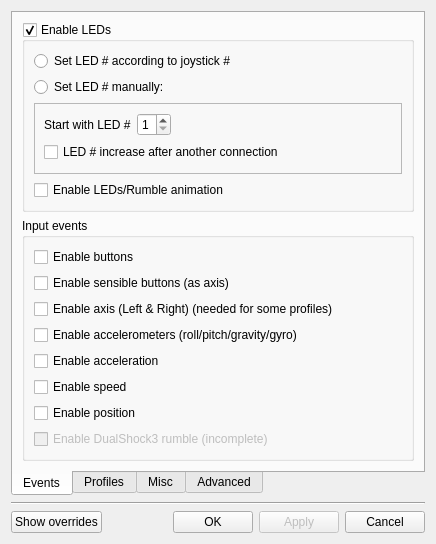
<?xml version="1.0" encoding="UTF-8"?>
<ui version="4.0">
 <class>Configure</class>
 <widget class="QDialog" name="Configure">
  <property name="geometry">
   <rect>
    <x>0</x>
    <y>0</y>
    <width>436</width>
    <height>532</height>
   </rect>
  </property>
  <property name="windowTitle">
   <string>QtSixA - Configure Sixaxis</string>
  </property>
  <layout class="QVBoxLayout" name="verticalLayout_7">
   <item>
    <widget class="QTabWidget" name="mainTab">
     <property name="tabPosition">
      <enum>QTabWidget::South</enum>
     </property>
     <property name="currentIndex">
      <number>0</number>
     </property>
     <widget class="QWidget" name="events">
      <attribute name="title">
       <string>Events</string>
      </attribute>
      <layout class="QVBoxLayout" name="verticalLayout_10">
       <item>
        <widget class="QGroupBox" name="groupLED">
         <property name="title">
          <string>Enable LEDs</string>
         </property>
         <property name="alignment">
          <set>Qt::AlignLeading|Qt::AlignLeft|Qt::AlignTop</set>
         </property>
         <property name="checkable">
          <bool>true</bool>
         </property>
         <layout class="QVBoxLayout" name="verticalLayout_5">
          <item>
           <widget class="QRadioButton" name="optLEDn">
            <property name="enabled">
             <bool>true</bool>
            </property>
            <property name="text">
             <string>Set LED # according to joystick #</string>
            </property>
            <property name="checkable">
             <bool>true</bool>
            </property>
           </widget>
          </item>
          <item>
           <widget class="QRadioButton" name="optLEDm">
            <property name="text">
             <string>Set LED # manually:</string>
            </property>
           </widget>
          </item>
          <item>
           <widget class="QFrame" name="frameLED">
            <property name="frameShape">
             <enum>QFrame::StyledPanel</enum>
            </property>
            <property name="frameShadow">
             <enum>QFrame::Sunken</enum>
            </property>
            <layout class="QVBoxLayout" name="verticalLayout">
             <item>
              <layout class="QHBoxLayout" name="horizontalLayout_2">
               <item>
                <widget class="QLabel" name="labelLED">
                 <property name="text">
                  <string>Start with LED #</string>
                 </property>
                </widget>
               </item>
               <item>
                <widget class="QSpinBox" name="spinLED">
                 <property name="minimum">
                  <number>1</number>
                 </property>
                 <property name="maximum">
                  <number>7</number>
                 </property>
                </widget>
               </item>
               <item>
                <spacer name="horizontalSpacer_3">
                 <property name="orientation">
                  <enum>Qt::Horizontal</enum>
                 </property>
                 <property name="sizeHint" stdset="0">
                  <size>
                   <width>40</width>
                   <height>20</height>
                  </size>
                 </property>
                </spacer>
               </item>
              </layout>
             </item>
             <item>
              <widget class="QCheckBox" name="checkLED_plus">
               <property name="text">
                <string>LED # increase after another connection</string>
               </property>
              </widget>
             </item>
            </layout>
           </widget>
          </item>
          <item>
           <widget class="QCheckBox" name="checkLED_anim">
            <property name="text">
             <string>Enable LEDs/Rumble animation</string>
            </property>
           </widget>
          </item>
         </layout>
        </widget>
       </item>
       <item>
        <widget class="QGroupBox" name="groupInput">
         <property name="title">
          <string>Input events</string>
         </property>
         <property name="alignment">
          <set>Qt::AlignLeading|Qt::AlignLeft|Qt::AlignTop</set>
         </property>
         <layout class="QHBoxLayout" name="horizontalLayout_6">
          <item>
           <layout class="QVBoxLayout" name="verticalLayout_4">
            <item>
             <widget class="QCheckBox" name="checkButtons">
              <property name="text">
               <string>Enable buttons</string>
              </property>
             </widget>
            </item>
            <item>
             <widget class="QCheckBox" name="checkSButtons">
              <property name="text">
               <string>Enable sensible buttons (as axis)</string>
              </property>
             </widget>
            </item>
            <item>
             <widget class="QCheckBox" name="checkAxis">
              <property name="text">
               <string>Enable axis (Left &amp;&amp; Right) (needed for some profiles)</string>
              </property>
             </widget>
            </item>
            <item>
             <widget class="QCheckBox" name="checkAccel">
              <property name="text">
               <string>Enable accelerometers (roll/pitch/gravity/gyro)</string>
              </property>
             </widget>
            </item>
            <item>
             <widget class="QCheckBox" name="checkAccon">
              <property name="text">
               <string>Enable acceleration</string>
              </property>
             </widget>
            </item>
            <item>
             <widget class="QCheckBox" name="checkSpeed">
              <property name="text">
               <string>Enable speed</string>
              </property>
             </widget>
            </item>
            <item>
             <widget class="QCheckBox" name="checkPos">
              <property name="enabled">
               <bool>true</bool>
              </property>
              <property name="text">
               <string>Enable position</string>
              </property>
             </widget>
            </item>
            <item>
             <widget class="QCheckBox" name="checkRumble">
              <property name="enabled">
               <bool>false</bool>
              </property>
              <property name="text">
               <string>Enable DualShock3 rumble (incomplete)</string>
              </property>
             </widget>
            </item>
           </layout>
          </item>
          <item>
           <spacer name="horizontalSpacer_2">
            <property name="orientation">
             <enum>Qt::Horizontal</enum>
            </property>
            <property name="sizeHint" stdset="0">
             <size>
              <width>174</width>
              <height>20</height>
             </size>
            </property>
           </spacer>
          </item>
         </layout>
        </widget>
       </item>
      </layout>
     </widget>
     <widget class="QWidget" name="profiles">
      <attribute name="title">
       <string>Profiles</string>
      </attribute>
      <layout class="QVBoxLayout" name="verticalLayout_3">
       <item>
        <widget class="QGroupBox" name="inputBox">
         <property name="statusTip">
          <string>Select one profile to preview. Click on apply if you want it</string>
         </property>
         <property name="title">
          <string>Use Sixaxis as Mouse/Keyboard</string>
         </property>
         <property name="alignment">
          <set>Qt::AlignLeading|Qt::AlignLeft|Qt::AlignTop</set>
         </property>
         <property name="checkable">
          <bool>true</bool>
         </property>
         <property name="checked">
          <bool>true</bool>
         </property>
         <layout class="QVBoxLayout" name="verticalLayout_2">
          <item>
           <widget class="QLabel" name="sPic">
            <property name="minimumSize">
             <size>
              <width>300</width>
              <height>205</height>
             </size>
            </property>
            <property name="statusTip">
             <string>Preview of the selected profile appears here</string>
            </property>
            <property name="frameShape">
             <enum>QFrame::Panel</enum>
            </property>
            <property name="frameShadow">
             <enum>QFrame::Sunken</enum>
            </property>
            <property name="text">
             <string/>
            </property>
            <property name="pixmap">
             <pixmap>../../../../../../../usr/share/qtsixa/pics/sixa_none.png</pixmap>
            </property>
            <property name="alignment">
             <set>Qt::AlignCenter</set>
            </property>
           </widget>
          </item>
          <item>
           <layout class="QHBoxLayout" name="horizontalLayout_7">
            <item>
             <widget class="QLabel" name="label_input">
              <property name="statusTip">
               <string>Select one profile to preview. Click on apply if you want it</string>
              </property>
              <property name="text">
               <string>Use the following profile:</string>
              </property>
             </widget>
            </item>
            <item>
             <widget class="QComboBox" name="inputComboBox">
              <property name="statusTip">
               <string>Select one profile to preview. Click on apply if you want it</string>
              </property>
              <item>
               <property name="text">
                <string>None</string>
               </property>
              </item>
             </widget>
            </item>
           </layout>
          </item>
          <item>
           <layout class="QHBoxLayout" name="horizontalLayout_3">
            <item>
             <spacer name="horizontalSpacer_4">
              <property name="orientation">
               <enum>Qt::Horizontal</enum>
              </property>
              <property name="sizeHint" stdset="0">
               <size>
                <width>40</width>
                <height>20</height>
               </size>
              </property>
             </spacer>
            </item>
            <item>
             <widget class="QPushButton" name="b_new">
              <property name="enabled">
               <bool>true</bool>
              </property>
              <property name="statusTip">
               <string>This allows you to create your own profiles</string>
              </property>
              <property name="text">
               <string>Create New...</string>
              </property>
              <property name="icon">
               <iconset>
                <normaloff>../../../../../../../../usr/share/qtsixa/icons/new.png</normaloff>../../../../../../../../usr/share/qtsixa/icons/new.png</iconset>
              </property>
             </widget>
            </item>
            <item>
             <spacer name="horizontalSpacer_5">
              <property name="orientation">
               <enum>Qt::Horizontal</enum>
              </property>
              <property name="sizeHint" stdset="0">
               <size>
                <width>40</width>
                <height>20</height>
               </size>
              </property>
             </spacer>
            </item>
            <item>
             <widget class="QPushButton" name="b_add">
              <property name="statusTip">
               <string>This allows you to add your custom created profiles</string>
              </property>
              <property name="text">
               <string>Add New...</string>
              </property>
              <property name="icon">
               <iconset>
                <normaloff>../../../../../../../../usr/share/qtsixa/icons/plus.png</normaloff>../../../../../../../../usr/share/qtsixa/icons/plus.png</iconset>
              </property>
             </widget>
            </item>
            <item>
             <spacer name="horizontalSpacer_6">
              <property name="orientation">
               <enum>Qt::Horizontal</enum>
              </property>
              <property name="sizeHint" stdset="0">
               <size>
                <width>40</width>
                <height>20</height>
               </size>
              </property>
             </spacer>
            </item>
           </layout>
          </item>
         </layout>
        </widget>
       </item>
       <item>
        <widget class="QGroupBox" name="group_specific">
         <property name="enabled">
          <bool>true</bool>
         </property>
         <property name="statusTip">
          <string/>
         </property>
         <property name="title">
          <string>Assign a specific configuration to a specific Sixaxis</string>
         </property>
         <property name="alignment">
          <set>Qt::AlignLeading|Qt::AlignLeft|Qt::AlignTop</set>
         </property>
         <property name="checkable">
          <bool>true</bool>
         </property>
         <layout class="QVBoxLayout" name="verticalLayout_15">
          <item>
           <layout class="QHBoxLayout" name="horizontalLayout_17">
            <item>
             <widget class="QLabel" name="label_specific_device">
              <property name="statusTip">
               <string>Apply only for this Sixaxis</string>
              </property>
              <property name="text">
               <string>For this Sixaxis: &lt;i&gt;(must be bluetooth)&lt;/i&gt;</string>
              </property>
             </widget>
            </item>
            <item>
             <widget class="QComboBox" name="combo_specific_device">
              <property name="enabled">
               <bool>true</bool>
              </property>
              <property name="statusTip">
               <string>Apply only for this Sixaxis</string>
              </property>
             </widget>
            </item>
           </layout>
          </item>
          <item>
           <layout class="QHBoxLayout" name="horizontalLayout_18">
            <item>
             <widget class="QLabel" name="label">
              <property name="text">
               <string>Always use this profile:</string>
              </property>
             </widget>
            </item>
            <item>
             <widget class="QComboBox" name="combo_specific_profiles">
              <property name="statusTip">
               <string>Override with this profile</string>
              </property>
              <item>
               <property name="text">
                <string>None</string>
               </property>
              </item>
             </widget>
            </item>
           </layout>
          </item>
         </layout>
        </widget>
       </item>
      </layout>
     </widget>
     <widget class="QWidget" name="misc">
      <attribute name="title">
       <string>Misc</string>
      </attribute>
      <layout class="QVBoxLayout" name="verticalLayout_13">
       <item>
        <widget class="QGroupBox" name="groupPS3">
         <property name="title">
          <string>Legacy Driver</string>
         </property>
         <property name="alignment">
          <set>Qt::AlignCenter</set>
         </property>
         <layout class="QVBoxLayout" name="verticalLayout_6">
          <item>
           <widget class="QCheckBox" name="checkLegacy">
            <property name="text">
             <string>Use Legacy driver (disables sixad driver!)</string>
            </property>
           </widget>
          </item>
          <item>
           <widget class="QLabel" name="label_2">
            <property name="text">
             <string>&lt;i&gt;This option will disable the sixad driver for Sixaxis&lt;br&gt;
and use the default driver (same as USB).&lt;br&gt;
The option &quot;Set LED # according to joystick #&quot;&lt;br&gt;is
not available in this mode&lt;/i&gt;</string>
            </property>
            <property name="alignment">
             <set>Qt::AlignCenter</set>
            </property>
            <property name="wordWrap">
             <bool>true</bool>
            </property>
           </widget>
          </item>
         </layout>
        </widget>
       </item>
       <item>
        <widget class="QGroupBox" name="groupBox_3">
         <property name="title">
          <string>Toggle profiles on/off</string>
         </property>
         <layout class="QVBoxLayout" name="verticalLayout_12">
          <item>
           <widget class="QCheckBox" name="checkLR3">
            <property name="text">
             <string>Use L3/R3 to enable/disable mouse and keyboard</string>
            </property>
           </widget>
          </item>
          <item>
           <widget class="QLabel" name="label_5">
            <property name="text">
             <string>&lt;i&gt;This option will allow to use Sixaxis profiles under the PS3.&lt;br&gt;
Use L3 to enable/disable mouse and R3 for keys.&lt;/i&gt;</string>
            </property>
            <property name="alignment">
             <set>Qt::AlignHCenter|Qt::AlignTop</set>
            </property>
           </widget>
          </item>
         </layout>
        </widget>
       </item>
       <item>
        <spacer name="verticalSpacer">
         <property name="orientation">
          <enum>Qt::Vertical</enum>
         </property>
         <property name="sizeHint" stdset="0">
          <size>
           <width>20</width>
           <height>40</height>
          </size>
         </property>
        </spacer>
       </item>
      </layout>
     </widget>
     <widget class="QWidget" name="advTab">
      <attribute name="title">
       <string>Advanced</string>
      </attribute>
      <layout class="QVBoxLayout" name="verticalLayout_14">
       <item>
        <widget class="QGroupBox" name="groupBox">
         <property name="title">
          <string>sixad at boot</string>
         </property>
         <property name="alignment">
          <set>Qt::AlignCenter</set>
         </property>
         <layout class="QVBoxLayout" name="verticalLayout_8">
          <item>
           <widget class="QCheckBox" name="checkBoot">
            <property name="enabled">
             <bool>true</bool>
            </property>
            <property name="text">
             <string>Auto-start sixad driver at boot</string>
            </property>
           </widget>
          </item>
          <item>
           <widget class="QLabel" name="label_3">
            <property name="enabled">
             <bool>true</bool>
            </property>
            <property name="text">
             <string>&lt;i&gt;This option will make normal bluetooth unusable,&lt;br&gt;
but sixad will connect all devices right away.&lt;br&gt;
You can cancel this action anytime by stopping sixad&lt;/i&gt;</string>
            </property>
            <property name="alignment">
             <set>Qt::AlignCenter</set>
            </property>
           </widget>
          </item>
         </layout>
        </widget>
       </item>
       <item>
        <widget class="QGroupBox" name="groupBox_2">
         <property name="title">
          <string>sixad debugging messages</string>
         </property>
         <layout class="QVBoxLayout" name="verticalLayout_11">
          <item>
           <widget class="QCheckBox" name="checkDebug">
            <property name="text">
             <string>Enable debug messages in sixad</string>
            </property>
           </widget>
          </item>
          <item>
           <widget class="QLabel" name="label_4">
            <property name="text">
             <string>&lt;i&gt;This option will print additional information when&lt;br&gt;
running sixad from a terminal.&lt;br&gt;
Please activate it if you want to report a bug&lt;/i&gt;</string>
            </property>
            <property name="alignment">
             <set>Qt::AlignHCenter|Qt::AlignTop</set>
            </property>
           </widget>
          </item>
         </layout>
        </widget>
       </item>
       <item>
        <widget class="QGroupBox" name="groupBox_4">
         <property name="title">
          <string>UInput at boot</string>
         </property>
         <layout class="QVBoxLayout" name="verticalLayout_9">
          <item>
           <widget class="QCheckBox" name="checkUInput">
            <property name="text">
             <string>Load UInput module at boot</string>
            </property>
           </widget>
          </item>
          <item>
           <widget class="QLabel" name="label_6">
            <property name="text">
             <string>&lt;i&gt;This option will load UInput module at boot.&lt;br&gt;
The UInput is the base driver for sixad.&lt;br&gt;
Although UInput is auto-started when sixad runs&lt;br&gt;
in bluetooth mode, it doesn't auto-start when using hidraw.&lt;br&gt;
In that you would need &quot;modprobe uinput&quot; manually&lt;br&gt;
(or just set this option on)&lt;/i&gt;</string>
            </property>
            <property name="alignment">
             <set>Qt::AlignHCenter|Qt::AlignTop</set>
            </property>
           </widget>
          </item>
         </layout>
        </widget>
       </item>
       <item>
        <spacer name="verticalSpacer_2">
         <property name="orientation">
          <enum>Qt::Vertical</enum>
         </property>
         <property name="sizeHint" stdset="0">
          <size>
           <width>20</width>
           <height>40</height>
          </size>
         </property>
        </spacer>
       </item>
      </layout>
     </widget>
    </widget>
   </item>
   <item>
    <widget class="Line" name="line">
     <property name="orientation">
      <enum>Qt::Horizontal</enum>
     </property>
    </widget>
   </item>
   <item>
    <layout class="QHBoxLayout" name="horizontalLayout">
     <item>
      <widget class="QPushButton" name="b_overrides">
       <property name="statusTip">
        <string>Show the currently set overrides</string>
       </property>
       <property name="text">
        <string>Show overrides</string>
       </property>
       <property name="icon">
        <iconset>
         <normaloff>../../../../../../../../usr/share/qtsixa/icons/info.png</normaloff>../../../../../../../../usr/share/qtsixa/icons/info.png</iconset>
       </property>
      </widget>
     </item>
     <item>
      <spacer name="horizontalSpacer">
       <property name="orientation">
        <enum>Qt::Horizontal</enum>
       </property>
       <property name="sizeHint" stdset="0">
        <size>
         <width>40</width>
         <height>20</height>
        </size>
       </property>
      </spacer>
     </item>
     <item>
      <widget class="QPushButton" name="b_ok">
       <property name="text">
        <string>OK</string>
       </property>
       <property name="icon">
        <iconset>
         <normaloff>../../../../../../../../usr/share/qtsixa/icons/ok.png</normaloff>../../../../../../../../usr/share/qtsixa/icons/ok.png</iconset>
       </property>
      </widget>
     </item>
     <item>
      <widget class="QPushButton" name="b_apply">
       <property name="enabled">
        <bool>false</bool>
       </property>
       <property name="text">
        <string>Apply</string>
       </property>
       <property name="icon">
        <iconset>
         <normaloff>../../../../../../../../usr/share/qtsixa/icons/apply.png</normaloff>../../../../../../../../usr/share/qtsixa/icons/apply.png</iconset>
       </property>
      </widget>
     </item>
     <item>
      <widget class="QPushButton" name="b_cancel">
       <property name="text">
        <string>Cancel</string>
       </property>
       <property name="icon">
        <iconset>
         <normaloff>../../../../../../../../usr/share/qtsixa/icons/cancel.png</normaloff>../../../../../../../../usr/share/qtsixa/icons/cancel.png</iconset>
       </property>
      </widget>
     </item>
    </layout>
   </item>
  </layout>
 </widget>
 <resources/>
 <connections>
  <connection>
   <sender>b_cancel</sender>
   <signal>clicked()</signal>
   <receiver>Configure</receiver>
   <slot>close()</slot>
   <hints>
    <hint type="sourcelabel">
     <x>586</x>
     <y>594</y>
    </hint>
    <hint type="destinationlabel">
     <x>253</x>
     <y>245</y>
    </hint>
   </hints>
  </connection>
 </connections>
</ui>
